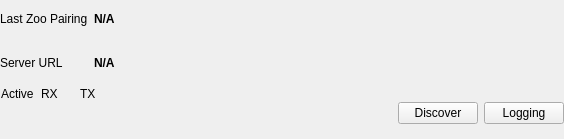
<?xml version="1.0" encoding="UTF-8"?>
<ui version="4.0">
 <class>DiscoveryClientDebugWidget</class>
 <widget class="QWidget" name="DiscoveryClientDebugWidget">
  <property name="geometry">
   <rect>
    <x>0</x>
    <y>0</y>
    <width>564</width>
    <height>139</height>
   </rect>
  </property>
  <property name="sizePolicy">
   <sizepolicy hsizetype="MinimumExpanding" vsizetype="MinimumExpanding">
    <horstretch>0</horstretch>
    <verstretch>0</verstretch>
   </sizepolicy>
  </property>
  <property name="windowTitle">
   <string>Form</string>
  </property>
  <layout class="QGridLayout" name="gridLayout_2">
   <property name="leftMargin">
    <number>0</number>
   </property>
   <property name="topMargin">
    <number>0</number>
   </property>
   <property name="rightMargin">
    <number>0</number>
   </property>
   <property name="bottomMargin">
    <number>0</number>
   </property>
   <item row="0" column="0">
    <layout class="QGridLayout" name="gridLayout">
     <item row="0" column="0">
      <widget class="QLabel" name="label_2">
       <property name="text">
        <string>Last Zoo Pairing</string>
       </property>
      </widget>
     </item>
     <item row="0" column="1">
      <widget class="QLabel" name="labelLastZooPairing">
       <property name="font">
        <font>
         <bold>true</bold>
        </font>
       </property>
       <property name="text">
        <string>N/A</string>
       </property>
      </widget>
     </item>
     <item row="1" column="0">
      <widget class="QLabel" name="label_3">
       <property name="text">
        <string>Server URL</string>
       </property>
      </widget>
     </item>
     <item row="1" column="1">
      <widget class="QLabel" name="labelServerURL">
       <property name="font">
        <font>
         <bold>true</bold>
        </font>
       </property>
       <property name="text">
        <string>N/A</string>
       </property>
      </widget>
     </item>
    </layout>
   </item>
   <item row="0" column="2">
    <layout class="QVBoxLayout" name="verticalLayout_4">
     <item>
      <widget class="RateCalculatorWidget" name="widgetRateCalculatorRX" native="true"/>
     </item>
     <item>
      <widget class="RateCalculatorWidget" name="widgetRateCalculatorTX" native="true"/>
     </item>
    </layout>
   </item>
   <item row="1" column="2">
    <layout class="QHBoxLayout" name="horizontalLayout">
     <item>
      <spacer name="horizontalSpacer">
       <property name="orientation">
        <enum>Qt::Horizontal</enum>
       </property>
       <property name="sizeHint" stdset="0">
        <size>
         <width>40</width>
         <height>20</height>
        </size>
       </property>
      </spacer>
     </item>
     <item>
      <widget class="QPushButton" name="pushButtonDiscover">
       <property name="text">
        <string>Discover</string>
       </property>
      </widget>
     </item>
     <item>
      <widget class="QPushButton" name="pushButtonLogging">
       <property name="text">
        <string>Logging</string>
       </property>
       <property name="checkable">
        <bool>true</bool>
       </property>
      </widget>
     </item>
    </layout>
   </item>
   <item row="1" column="0">
    <layout class="QHBoxLayout" name="horizontalLayout_2">
     <item>
      <layout class="QVBoxLayout" name="verticalLayout">
       <item>
        <widget class="QLabel" name="label_5">
         <property name="text">
          <string>Active</string>
         </property>
        </widget>
       </item>
       <item>
        <widget class="LightWidget" name="widgetStatusActive" native="true">
         <property name="sizePolicy">
          <sizepolicy hsizetype="Fixed" vsizetype="Fixed">
           <horstretch>0</horstretch>
           <verstretch>0</verstretch>
          </sizepolicy>
         </property>
         <property name="minimumSize">
          <size>
           <width>32</width>
           <height>32</height>
          </size>
         </property>
         <property name="maximumSize">
          <size>
           <width>32</width>
           <height>32</height>
          </size>
         </property>
         <property name="toolTip">
          <string>Validity of port. Green means OK.</string>
         </property>
        </widget>
       </item>
      </layout>
     </item>
     <item>
      <layout class="QVBoxLayout" name="verticalLayout_2">
       <item>
        <widget class="QLabel" name="label_6">
         <property name="text">
          <string>RX</string>
         </property>
        </widget>
       </item>
       <item>
        <widget class="LightWidget" name="widgetStatusRX" native="true">
         <property name="sizePolicy">
          <sizepolicy hsizetype="Fixed" vsizetype="Fixed">
           <horstretch>0</horstretch>
           <verstretch>0</verstretch>
          </sizepolicy>
         </property>
         <property name="minimumSize">
          <size>
           <width>32</width>
           <height>32</height>
          </size>
         </property>
         <property name="maximumSize">
          <size>
           <width>32</width>
           <height>32</height>
          </size>
         </property>
         <property name="toolTip">
          <string>Validity of port. Green means OK.</string>
         </property>
        </widget>
       </item>
      </layout>
     </item>
     <item>
      <layout class="QVBoxLayout" name="verticalLayout_3">
       <item>
        <widget class="QLabel" name="label_7">
         <property name="text">
          <string>TX</string>
         </property>
        </widget>
       </item>
       <item>
        <widget class="LightWidget" name="widgetStatusTX" native="true">
         <property name="sizePolicy">
          <sizepolicy hsizetype="Fixed" vsizetype="Fixed">
           <horstretch>0</horstretch>
           <verstretch>0</verstretch>
          </sizepolicy>
         </property>
         <property name="minimumSize">
          <size>
           <width>32</width>
           <height>32</height>
          </size>
         </property>
         <property name="maximumSize">
          <size>
           <width>32</width>
           <height>32</height>
          </size>
         </property>
         <property name="toolTip">
          <string>Validity of port. Green means OK.</string>
         </property>
        </widget>
       </item>
      </layout>
     </item>
    </layout>
   </item>
  </layout>
 </widget>
 <customwidgets>
  <customwidget>
   <class>LightWidget</class>
   <extends>QWidget</extends>
   <header location="global">components/LightWidget.hpp</header>
   <container>1</container>
  </customwidget>
  <customwidget>
   <class>RateCalculatorWidget</class>
   <extends>QWidget</extends>
   <header location="global">debug/RateCalculatorWidget.hpp</header>
   <container>1</container>
  </customwidget>
 </customwidgets>
 <resources/>
 <connections/>
</ui>
